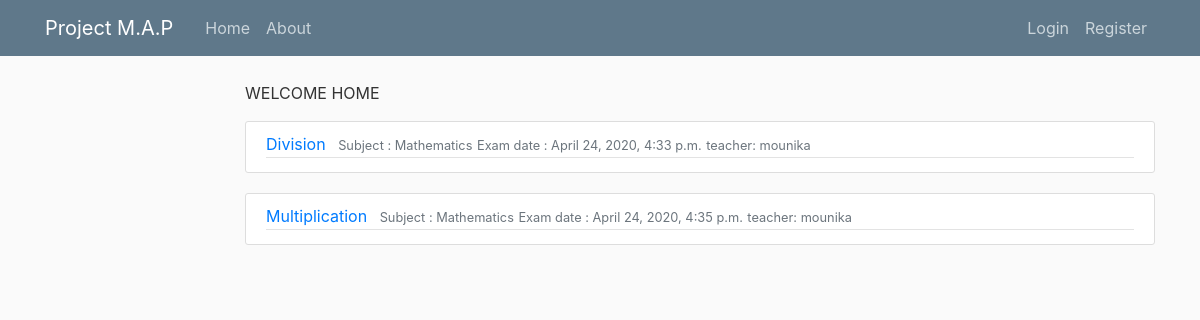
The page / on the database its author committed.
### mouni/models.py (models this page shows, shortened)
class Exam(models.Model):
	skillType = models.CharField(max_length = 20, validators = [validate_fields], help_text = "skill you wanna test students in this exam")
	subject = models.CharField(max_length = 20, validators = [validate_fields], null = False, blank = False)
	start = models.DateTimeField(default = timezone.now)
	teacher = models.CharField(max_length = 20)

### mouni/views.py (the view)
# urls.py: path('', ExamListView.as_view(), name='exam-list'),
class ExamListView(ListView):
    model = Exam
    template_name = 'mouni/home.html'
    context_object_name = 'exams'
    ordering = ['start']

### mouni/templatetags/auth_extras.py (called while the page is built)
@register.filter(name="has_group")
def has_group(user, group_name):
	group = Group.objects.get(name = group_name)
	return True if group in user.groups.all() else False

### mouni/templates/mouni/home.html (shortened to what this page needs)
{% extends "mouni/base.html" %}
{% load static %}
{% load auth_extras %}
{% block container %}
    <p>WELCOME HOME</p>
    {% for exam in exams %}
        <article class="media content-section">
        	<div class="media-body">
        		<div class="article-metadata">
        			<a class="mr-2" href="{% url 'mouni:exam-detail' exam.pk %}">{{ exam.skillType }} </a>
                    <small class="text-muted">Subject : {{ exam.subject}}</small>
        			<small class="text-muted">Exam date : {{ exam.start}}</small>
                    <small class="text-muted">teacher: {{ exam.teacher }}</small>
        		</div>
        	</div>
        </article>
    {% endfor %}
{% endblock container %}

### mouni/static/mouni/main.css (style rules this page uses)
body { background: #fafafa; color: #333333; margin-top: 5rem; }
.content-section { background: #ffffff; padding: 10px 20px; border: 1px solid #dddddd; border-radius: 3px; margin-bottom: 20px; }
.article-metadata { padding-bottom: 1px; margin-bottom: 4px; border-bottom: 1px solid #e3e3e3 }

### rows shown on the page
Exam: skillType "Division", subject "Mathematics", start "April 24, 2020, 4:33 p.m.", teacher "mounika"
Exam: skillType "Multiplication", subject "Mathematics", start "April 24, 2020, 4:35 p.m.", teacher "mounika"
